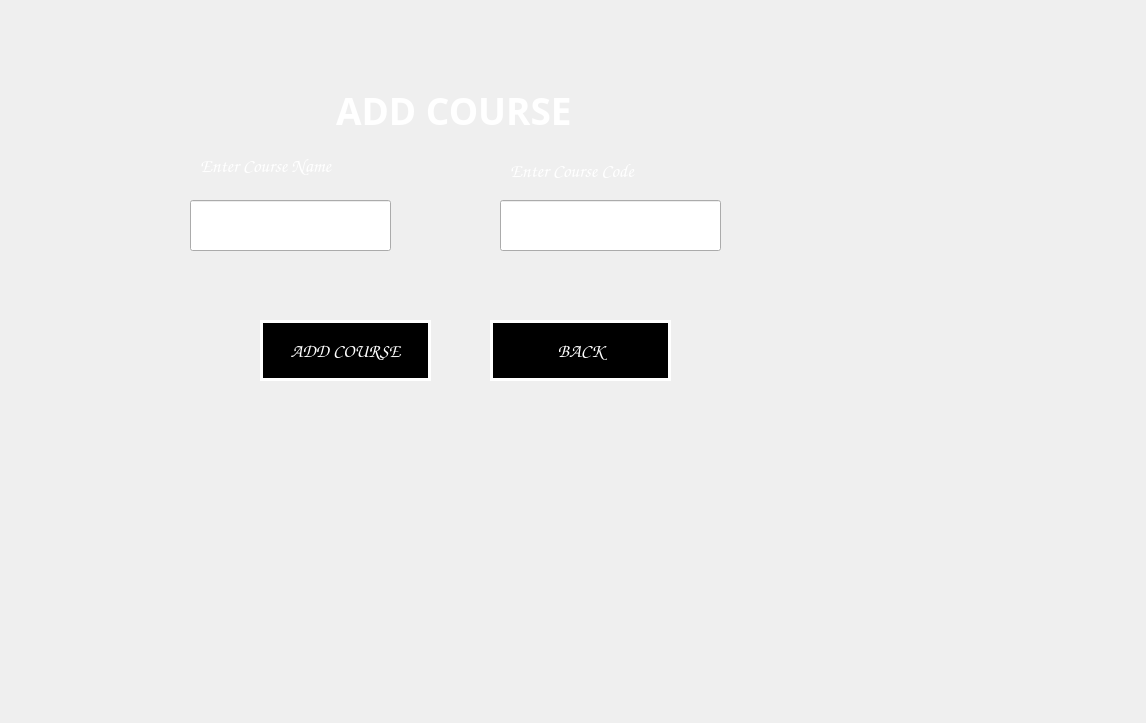
<?xml version="1.0" encoding="UTF-8"?>
<ui version="4.0">
 <class>addCourse</class>
 <widget class="QWidget" name="addCourse">
  <property name="geometry">
   <rect>
    <x>0</x>
    <y>0</y>
    <width>1146</width>
    <height>723</height>
   </rect>
  </property>
  <property name="windowTitle">
   <string>addCourse</string>
  </property>
  <property name="styleSheet">
   <string notr="true">text-align:justify;
border-image: initial;</string>
  </property>
  <widget class="QLineEdit" name="courseNameEdit">
   <property name="geometry">
    <rect>
     <x>190</x>
     <y>200</y>
     <width>201</width>
     <height>51</height>
    </rect>
   </property>
   <property name="font">
    <font>
     <family>Comic Sans MS</family>
     <pointsize>14</pointsize>
     <weight>75</weight>
     <bold>true</bold>
    </font>
   </property>
   <property name="styleSheet">
    <string notr="true">color:black;</string>
   </property>
   <property name="text">
    <string/>
   </property>
  </widget>
  <widget class="QLabel" name="courseNameLabel">
   <property name="geometry">
    <rect>
     <x>200</x>
     <y>150</y>
     <width>191</width>
     <height>31</height>
    </rect>
   </property>
   <property name="font">
    <font>
     <family>Comic Sans MS</family>
     <pointsize>14</pointsize>
     <weight>75</weight>
     <bold>true</bold>
    </font>
   </property>
   <property name="styleSheet">
    <string notr="true">color:white;</string>
   </property>
   <property name="text">
    <string>Enter Course Name</string>
   </property>
  </widget>
  <widget class="QPushButton" name="addCourseButton">
   <property name="geometry">
    <rect>
     <x>260</x>
     <y>320</y>
     <width>171</width>
     <height>61</height>
    </rect>
   </property>
   <property name="font">
    <font>
     <family>Comic Sans MS</family>
     <pointsize>14</pointsize>
     <weight>75</weight>
     <bold>true</bold>
    </font>
   </property>
   <property name="styleSheet">
    <string notr="true">border-image:none;
background-color:black;
border:3px solid white;
color:white;</string>
   </property>
   <property name="text">
    <string>ADD COURSE</string>
   </property>
  </widget>
  <widget class="QLabel" name="msgLabel">
   <property name="geometry">
    <rect>
     <x>240</x>
     <y>459</y>
     <width>451</width>
     <height>51</height>
    </rect>
   </property>
   <property name="palette">
    <palette>
     <active>
      <colorrole role="WindowText">
       <brush brushstyle="SolidPattern">
        <color alpha="255">
         <red>255</red>
         <green>255</green>
         <blue>255</blue>
        </color>
       </brush>
      </colorrole>
      <colorrole role="Text">
       <brush brushstyle="SolidPattern">
        <color alpha="255">
         <red>255</red>
         <green>255</green>
         <blue>255</blue>
        </color>
       </brush>
      </colorrole>
      <colorrole role="ButtonText">
       <brush brushstyle="SolidPattern">
        <color alpha="255">
         <red>255</red>
         <green>255</green>
         <blue>255</blue>
        </color>
       </brush>
      </colorrole>
     </active>
     <inactive>
      <colorrole role="WindowText">
       <brush brushstyle="SolidPattern">
        <color alpha="255">
         <red>255</red>
         <green>255</green>
         <blue>255</blue>
        </color>
       </brush>
      </colorrole>
      <colorrole role="Text">
       <brush brushstyle="SolidPattern">
        <color alpha="255">
         <red>255</red>
         <green>255</green>
         <blue>255</blue>
        </color>
       </brush>
      </colorrole>
      <colorrole role="ButtonText">
       <brush brushstyle="SolidPattern">
        <color alpha="255">
         <red>255</red>
         <green>255</green>
         <blue>255</blue>
        </color>
       </brush>
      </colorrole>
     </inactive>
     <disabled>
      <colorrole role="WindowText">
       <brush brushstyle="SolidPattern">
        <color alpha="255">
         <red>255</red>
         <green>255</green>
         <blue>255</blue>
        </color>
       </brush>
      </colorrole>
      <colorrole role="Text">
       <brush brushstyle="SolidPattern">
        <color alpha="255">
         <red>255</red>
         <green>255</green>
         <blue>255</blue>
        </color>
       </brush>
      </colorrole>
      <colorrole role="ButtonText">
       <brush brushstyle="SolidPattern">
        <color alpha="255">
         <red>255</red>
         <green>255</green>
         <blue>255</blue>
        </color>
       </brush>
      </colorrole>
     </disabled>
    </palette>
   </property>
   <property name="font">
    <font>
     <family>Comic Sans MS</family>
     <pointsize>14</pointsize>
     <weight>75</weight>
     <italic>false</italic>
     <bold>true</bold>
    </font>
   </property>
   <property name="contextMenuPolicy">
    <enum>Qt::DefaultContextMenu</enum>
   </property>
   <property name="styleSheet">
    <string notr="true">color:white;</string>
   </property>
   <property name="text">
    <string/>
   </property>
  </widget>
  <widget class="QPushButton" name="cancelButton">
   <property name="geometry">
    <rect>
     <x>490</x>
     <y>320</y>
     <width>181</width>
     <height>61</height>
    </rect>
   </property>
   <property name="font">
    <font>
     <family>Comic Sans MS</family>
     <pointsize>14</pointsize>
     <weight>75</weight>
     <bold>true</bold>
    </font>
   </property>
   <property name="styleSheet">
    <string notr="true">border-image:none;
background-color:black;
border:3px solid white;
color:white;</string>
   </property>
   <property name="text">
    <string>BACK</string>
   </property>
  </widget>
  <widget class="QLineEdit" name="courseCodeEdit">
   <property name="geometry">
    <rect>
     <x>500</x>
     <y>200</y>
     <width>221</width>
     <height>51</height>
    </rect>
   </property>
   <property name="font">
    <font>
     <family>Comic Sans MS</family>
     <pointsize>14</pointsize>
     <weight>75</weight>
     <bold>true</bold>
    </font>
   </property>
   <property name="styleSheet">
    <string notr="true">color:black;</string>
   </property>
   <property name="text">
    <string/>
   </property>
  </widget>
  <widget class="QLabel" name="courseCodeLabel">
   <property name="geometry">
    <rect>
     <x>510</x>
     <y>160</y>
     <width>201</width>
     <height>21</height>
    </rect>
   </property>
   <property name="font">
    <font>
     <family>Comic Sans MS</family>
     <pointsize>14</pointsize>
     <weight>75</weight>
     <bold>true</bold>
    </font>
   </property>
   <property name="styleSheet">
    <string notr="true">color:white;</string>
   </property>
   <property name="text">
    <string>Enter Course Code</string>
   </property>
  </widget>
  <widget class="QLabel" name="label">
   <property name="geometry">
    <rect>
     <x>240</x>
     <y>80</y>
     <width>391</width>
     <height>61</height>
    </rect>
   </property>
   <property name="font">
    <font>
     <family>Colonna MT</family>
     <pointsize>28</pointsize>
     <weight>75</weight>
     <bold>true</bold>
    </font>
   </property>
   <property name="styleSheet">
    <string notr="true">color:white;</string>
   </property>
   <property name="text">
    <string>          ADD COURSE</string>
   </property>
  </widget>
 </widget>
 <layoutdefault spacing="6" margin="11"/>
 <resources/>
 <connections>
  <connection>
   <sender>cancelButton</sender>
   <signal>clicked()</signal>
   <receiver>addCourse</receiver>
   <slot>cancelClicked()</slot>
   <hints>
    <hint type="sourcelabel">
     <x>299</x>
     <y>220</y>
    </hint>
    <hint type="destinationlabel">
     <x>209</x>
     <y>173</y>
    </hint>
   </hints>
  </connection>
  <connection>
   <sender>addCourseButton</sender>
   <signal>clicked()</signal>
   <receiver>addCourse</receiver>
   <slot>addCourseClicked()</slot>
   <hints>
    <hint type="sourcelabel">
     <x>130</x>
     <y>220</y>
    </hint>
    <hint type="destinationlabel">
     <x>209</x>
     <y>173</y>
    </hint>
   </hints>
  </connection>
 </connections>
 <slots>
  <slot>addCourseClicked()</slot>
  <slot>cancelClicked()</slot>
 </slots>
</ui>
